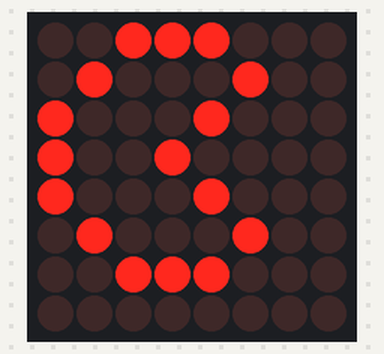
This sketch was run on a simulated Arduino Uno, built with avr-gcc and run on an emulated ATmega328P. Shown: 8×8 LED matrix. What the sketch prints to the serial monitor is not drawn.

Above: at 0.1 s.

The sketch:

Ayuda_practica3.ino
```cpp
/*
   Fundacion Kinal
   Centro educativo tecnico laboral Kinal
   Quinto perito
   Quinto electronica
   Codigo Tecnico: EB5AM / EB5AV
   Curso: Taller de electronica digital y reparacion de computadoras I
   Proyecto: Ayuda practica 3 - matriz led
   Dev: Profe. Alejandro Lopez Navas
   Fecha: 09 de julio.
   link de la simulacion:
   Link para animaciones led: https://www.riyas.org/2013/12/online-led-matrix-font-generator-with.html
*/


//Librerias
#include <LedControl.h>         //Libreria que me permita usar el IC MAX7219 (matriz led)

//Directivas de preprocesador
#define din_matrix        3     //pin3 del arduino conectado al pin DIN de la matriz led
#define cs_matrix         2     //pin2 del arduino conectado al pin CS de la matriz led
#define clk_matrix        4     //pin4 del arduino conectado al pin CLK de la matriz led

//Constructores
//Voy a controlar con el objeto PacmanMatrix un arreglo de 1 matriz led
LedControl PacmanMatrix = LedControl(din_matrix, clk_matrix, cs_matrix,1);

//Variables
//Array que contiene los valores binarios para representar un pacman con la boca abierta
byte pacman_boca_abierta[8]= {
  B00111000,
  B01000100,
  B10001000,
  B10010000,
  B10001000,
  B01000100,
  B00111000,
  B00000000
};

//Configuraciones
void setup()
{
  Serial.begin(9600); //Inicio la comunicacion serial a 9600 baudios.
  PacmanMatrix.shutdown(0, false);    //Encendiendo mi matriz led.
  PacmanMatrix.setIntensity(0,15);    //Configuro el brillo de la matriz led a la mitad (este valor puede ser desde el 0 al 30)
  PacmanMatrix.clearDisplay(0);        //limpio la pantalla de alguna animacion.
  Serial.println("Uso de la matriz led");

}


//Ciclo infinito
void loop()
{
  for(int i=0; i<8;i++)
  {
    PacmanMatrix.setRow(0,i,pacman_boca_abierta[i]);
  }
}


/*

//Librerias
#include <LedControl.h>   //libreria que me permite usar el controlador led max7219

//Directivas de preprocesador
#define dataPin0   12   //pin 12 conectado al pin de datos del max7219.
#define dataClock0 11   //pin 11 conectado al pin de clock del max7219.
#define dataLoad0  10   //pin 10 conectado al pin de carga del max7219.


//Constructores
LedControl matrix_unidades = LedControl(dataPin0,dataClock0,dataLoad0,1);


byte pacman_open[8]=
{
  B00111000,
  B01000100,
  B10001000,
  B10010000,
  B10001000,
  B01000100,
  B00111000,
  B00000000
};

byte pacman_close[8]=
{
  B00111000,
  B01000100,
  B10000010,
  B10011110,
  B10000010,
  B01000100,
  B00111000,
  B00000000
};

unsigned long update_delay = 850;   //espacio entre animaciones.

//Prototipos de funciones
void print_pacman_open(void);
void print_pacman_close(void);

void setup()
{
  Serial.begin(9600); //Inicio la comunicacion serial a 9600 baudios.
  matrix_unidades.shutdown(0,false); //Activo el max7219 para poder mostrar los digitos.
  matrix_unidades.setIntensity(0,30);  //Brilo a la mitad
  matrix_unidades.clearDisplay(0);    //limpio el display
  Serial.println("Animacion con la matriz led");
}


void loop()
{

  print_pacman_open();
  delay(update_delay);
  print_pacman_close();
  delay(update_delay);
}

void print_pacman_open(void)
{
  for(int i=0; i<8;i++)
  {
    matrix_unidades.setRow(0,i,pacman_open[i]);
  }
}

void print_pacman_close(void)
{
  for(int i=0; i<8;i++)
  {
    matrix_unidades.setRow(0,i,pacman_close[i]);
  }
}
*/
```
